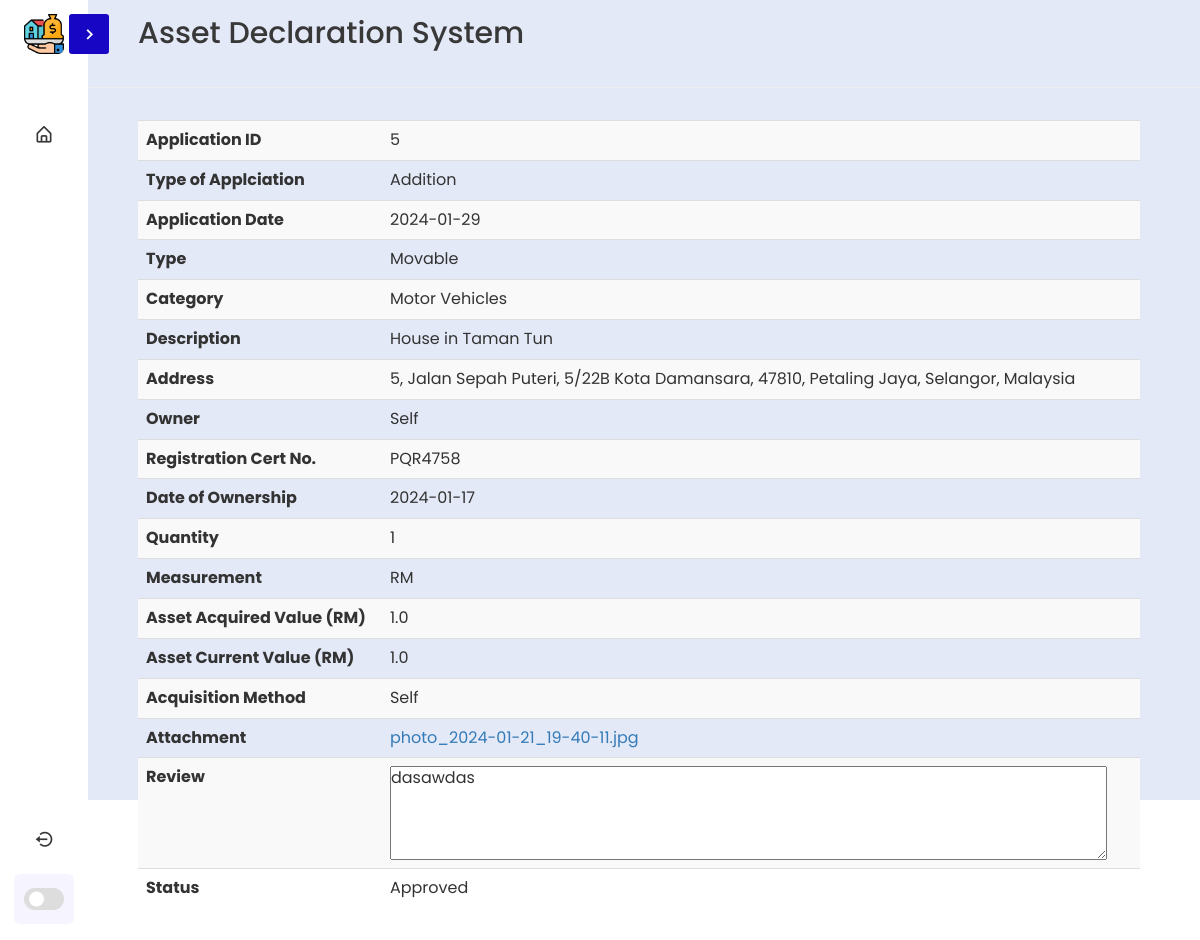
The page /viewComplete/5 (signed in) on the database its author committed.
### tables this page shows
CREATE TABLE buffer (
ReviewID INTEGER NOT NULL PRIMARY KEY AUTOINCREMENT,
ReviewType TEXT NOT NULL,
AssetID INTEGER,
UserID INTEGER NOT NULL,
DateOfApp DATE NOT NULL,
AssDecType TEXT NOT NULL,
AssDecCat TEXT NOT NULL,
Description TEXT NOT NULL,
Address TEXT NOT NULL,
Owner TEXT NOT NULL,
RegCertNo TEXT NOT NULL,
DateOfOwnership DATE NOT NULL,
Quantity INTEGER NOT NULL,
Measurement TEXT NOT NULL,
AssAcqVAl REAL NOT NULL,
CurrAssVal REAL NOT NULL,
AcqMethod TEXT NOT NULL,
Attachment TEXT NOT NULL,
Review TEXT NOT NULL,
Status TEXT NOT NULL
);

### app.py (the view)
@app.route('/viewComplete/<string:assID>',methods=['POST','GET'])
@login_required
def viewComplete(assID):
    conn = create_connection()
    cur = conn.cursor()
    cur.execute("""SELECT * FROM `buffer` WHERE `ReviewID` = ? """,(assID,))
    rowdata = cur.fetchone()
    cur.close
    return render_template('viewComplete.html', rowdata=rowdata)

### app.py (called while the page is built)
def create_connection():
    conn = None
    try:
        conn = sqlite3.connect('static/db/user.db')  # create a database connection
        return conn
    except Error as e:
        print(e)
    return conn

@login_manager.user_loader
def load_user(admin_id):
    conn = create_connection()
    cur = conn.cursor()
    cur.execute("SELECT * FROM admin WHERE adminID=?", (admin_id,))
    user = cur.fetchone()
    if user:
        return User(*user)
    return None

### templates/viewComplete.html (shortened to what this page needs)
{% extends 'baseAdmin.html' %}
{% block content %}
<div>
        <table class="table table-striped" style="width: 100%;">
            <tr>
                <th>Application ID</th>
                <td id="ID">{{rowdata.0}}</td>
            </tr>
            <tr>
                <th>Type of Applciation</th>
                <td id="ID">{{rowdata.1}}</td>
            </tr>
            <tr>
                <th>Application Date</th>
                <td id="Date">{{rowdata.4}}</td>
            </tr>
            <tr>
                <th>Type</th>
                <td id="Type">{{rowdata.5}}</td>
            </tr>
            <tr>
                <th>Category</th>
                <td id="Cat">{{rowdata.6}}</td>
            </tr>
            <tr>
                <th>Description</th>
                <td id="Desc">{{rowdata.7}}</td>
            </tr>
            <tr>
                <th>Address</th>
                <td id="Addr">{{rowdata.8}}</td>
            </tr>
            <tr>
                <th>Owner</th>
                <td id="Owner">{{rowdata.9}}</td>
            </tr>
            <tr>
                <th>Registration Cert No.</th>
                <td id="RegNo">{{rowdata.10}}</td>
            </tr>
            <tr>
                <th>Date of Ownership</th>
                <td id="DateofOwn">{{rowdata.11}}</td>
            </tr>
            <tr>
                <th>Quantity</th>
                <td id="Quant">{{rowdata.12}}</td>
            </tr>
            <tr>
                <th>Measurement</th>
                <td id="Msrmnt">{{rowdata.13}}</td>
            </tr>
            <tr>
                <th>Asset Acquired Value (RM)</th>
                <td id="AcqVal">{{rowdata.14}}</td>
            </tr>
            <tr>
                <th>Asset Current Value (RM)</th>
                <td id="CurrVal">{{rowdata.15}}</td>
            </tr>
            <tr>
                <th>Acquisition Method</th>
                <td id="AcqMet">{{rowdata.16}}</td>
            </tr>
            <tr>
                <th>Attachment</th>
                <td id="Attchmnt"><a href="/static/attachment/{{rowdata.15}}"
                        download="{{rowdata.15}}">{{rowdata.17}}</a>
                </td>
            </tr>
            <tr>
                <th>Review</th>
                <td><textarea id="review" name="review" value="{{rowdata.18}}" rows="4" cols="50" readonly>{{rowdata.18}}</textarea></td>
            </tr>
            <tr>
                <th>Status</th>
                <td id="Status">{{rowdata.19}}</td>
            </tr>
        </table>
</div>
{% endblock %}

### static/css/navbar.css (style rules this page uses)
* { margin: 0; padding: 0; box-sizing: border-box; font-family: 'Poppins', sans-serif; }
:root { --body-color: #E4E9F7; --sidebar-color: #FFF; --primary-color: #1707c4; --primary-color-light: #F6F5FF; --toggle-color: #DDD; --text-color: #383838; --tran-03: all 0.2s ease; --tran-03: all 0.3s ease; --tran-04: all 0.3s ease; --tran-05: all 0.3s ease; }
body { min-height: 100vh; background-color: var(--body-color); transition: var(--tran-05); }

### rows shown on the page
buffer: ReviewID "5", ReviewType "Addition", DateOfApp "2024-01-29", AssDecType "Movable", AssDecCat "Motor Vehicles", Description "House in Taman Tun", Address "5, Jalan Sepah Puteri, 5/22B Kota Damansara, 47810, Petaling Jaya, Selangor, Malaysia", Owner "Self", RegCertNo "PQR4758", DateOfOwnership "2024-01-17", Quantity "1", Measurement "RM", AssAcqVAl "1.0", CurrAssVal "1.0", AcqMethod "Self", Attachment "photo_2024-01-21_19-40-11.jpg", review "dasawdas", Status "Approved"
